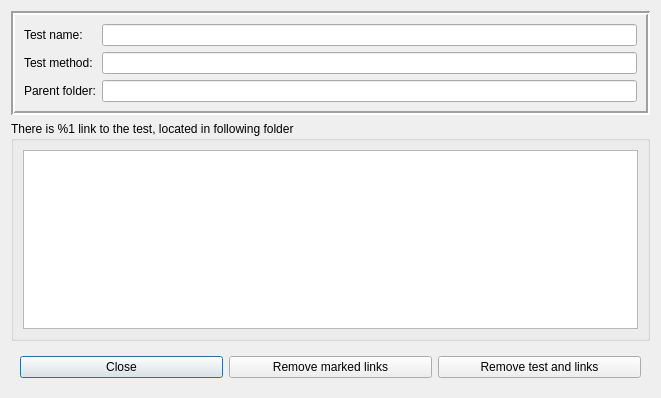
<?xml version="1.0" encoding="UTF-8"?>
<ui version="4.0">
 <class>LinksList</class>
 <widget class="QDialog" name="LinksList">
  <property name="geometry">
   <rect>
    <x>0</x>
    <y>0</y>
    <width>661</width>
    <height>398</height>
   </rect>
  </property>
  <property name="windowTitle">
   <string>LINKS list</string>
  </property>
  <property name="windowIcon">
   <iconset resource="../qHostMonitor.qrc">
    <normaloff>:/img/hostMonitor.png</normaloff>:/img/hostMonitor.png</iconset>
  </property>
  <layout class="QVBoxLayout" name="verticalLayout">
   <item>
    <widget class="QFrame" name="frameTest">
     <property name="frameShape">
      <enum>QFrame::Box</enum>
     </property>
     <property name="frameShadow">
      <enum>QFrame::Sunken</enum>
     </property>
     <property name="lineWidth">
      <number>2</number>
     </property>
     <layout class="QFormLayout" name="formLayout">
      <item row="0" column="0">
       <widget class="QLabel" name="lblTestName">
        <property name="text">
         <string>Test name:</string>
        </property>
        <property name="buddy">
         <cstring>editTestName</cstring>
        </property>
       </widget>
      </item>
      <item row="0" column="1">
       <widget class="QLineEdit" name="editTestName">
        <property name="acceptDrops">
         <bool>false</bool>
        </property>
        <property name="readOnly">
         <bool>true</bool>
        </property>
       </widget>
      </item>
      <item row="1" column="0">
       <widget class="QLabel" name="lblTestMethod">
        <property name="text">
         <string>Test method:</string>
        </property>
        <property name="buddy">
         <cstring>editTestMethod</cstring>
        </property>
       </widget>
      </item>
      <item row="1" column="1">
       <widget class="QLineEdit" name="editTestMethod">
        <property name="acceptDrops">
         <bool>false</bool>
        </property>
        <property name="readOnly">
         <bool>true</bool>
        </property>
       </widget>
      </item>
      <item row="2" column="0">
       <widget class="QLabel" name="lblParentFolder">
        <property name="text">
         <string>Parent folder:</string>
        </property>
        <property name="buddy">
         <cstring>editParentFolder</cstring>
        </property>
       </widget>
      </item>
      <item row="2" column="1">
       <widget class="QLineEdit" name="editParentFolder">
        <property name="acceptDrops">
         <bool>false</bool>
        </property>
        <property name="readOnly">
         <bool>true</bool>
        </property>
       </widget>
      </item>
     </layout>
    </widget>
   </item>
   <item>
    <widget class="QGroupBox" name="groupBox">
     <property name="title">
      <string>There is %1 link to the test, located in following folder</string>
     </property>
     <layout class="QHBoxLayout" name="horizontalLayout_2">
      <item>
       <widget class="QListWidget" name="listLinks">
        <property name="editTriggers">
         <set>QAbstractItemView::NoEditTriggers</set>
        </property>
        <property name="selectionMode">
         <enum>QAbstractItemView::MultiSelection</enum>
        </property>
        <property name="selectionBehavior">
         <enum>QAbstractItemView::SelectRows</enum>
        </property>
        <property name="selectionRectVisible">
         <bool>true</bool>
        </property>
       </widget>
      </item>
     </layout>
    </widget>
   </item>
   <item>
    <widget class="QFrame" name="frameButtons">
     <property name="frameShape">
      <enum>QFrame::NoFrame</enum>
     </property>
     <property name="frameShadow">
      <enum>QFrame::Plain</enum>
     </property>
     <property name="lineWidth">
      <number>0</number>
     </property>
     <layout class="QHBoxLayout" name="horizontalLayout">
      <item>
       <widget class="QPushButton" name="btnClose">
        <property name="text">
         <string>Close</string>
        </property>
       </widget>
      </item>
      <item>
       <widget class="QPushButton" name="btnRemoveLinks">
        <property name="text">
         <string>Remove marked links</string>
        </property>
       </widget>
      </item>
      <item>
       <widget class="QPushButton" name="btnRemoveTest">
        <property name="text">
         <string>Remove test and links</string>
        </property>
       </widget>
      </item>
     </layout>
    </widget>
   </item>
  </layout>
 </widget>
 <resources>
  <include location="../qHostMonitor.qrc"/>
  <include location="../qHostMonitor.qrc"/>
 </resources>
 <connections>
  <connection>
   <sender>btnClose</sender>
   <signal>clicked()</signal>
   <receiver>LinksList</receiver>
   <slot>reject()</slot>
   <hints>
    <hint type="sourcelabel">
     <x>137</x>
     <y>372</y>
    </hint>
    <hint type="destinationlabel">
     <x>8</x>
     <y>345</y>
    </hint>
   </hints>
  </connection>
 </connections>
</ui>
